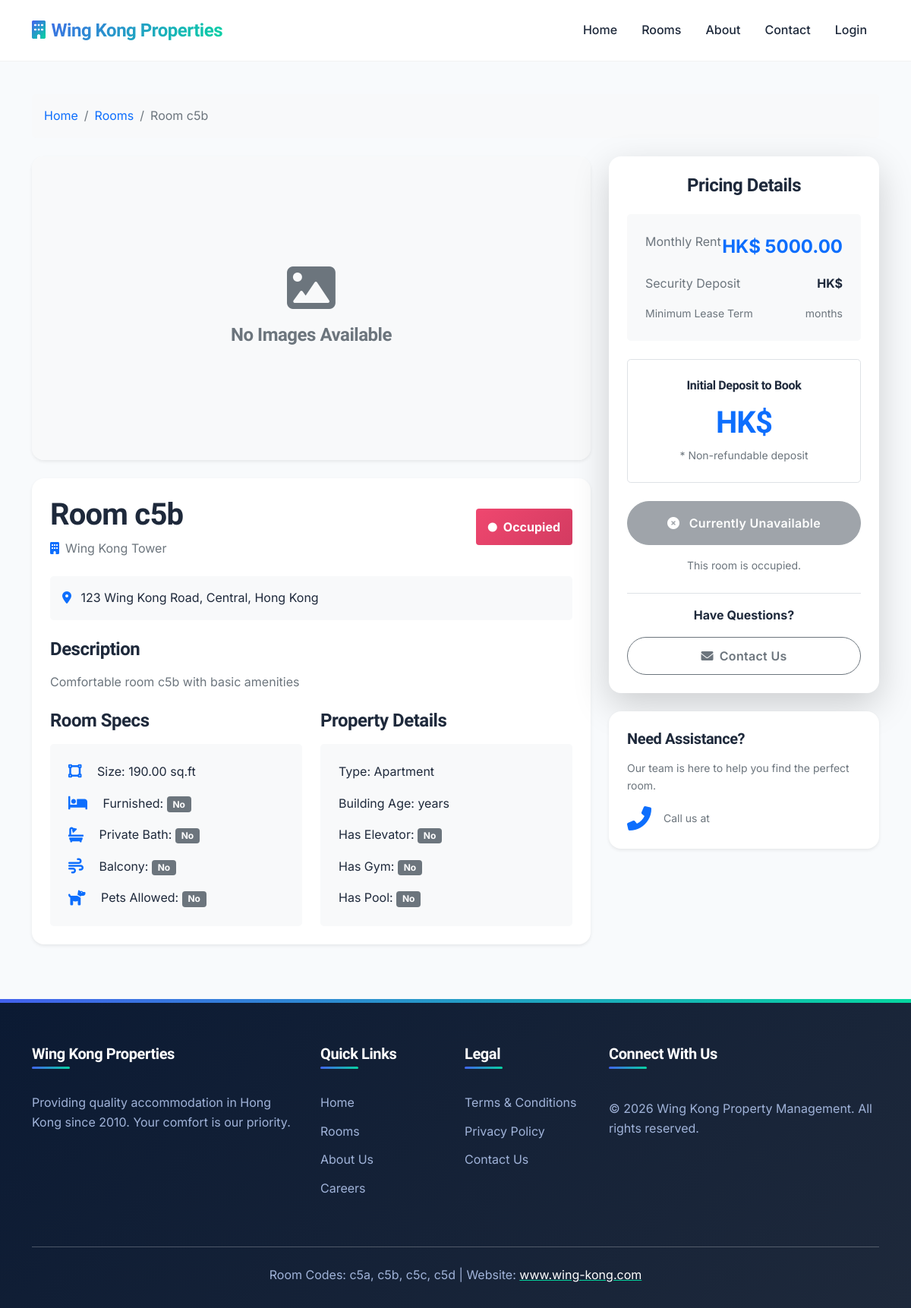
/rooms/c5b/, run on an earlier commit of the app's database.
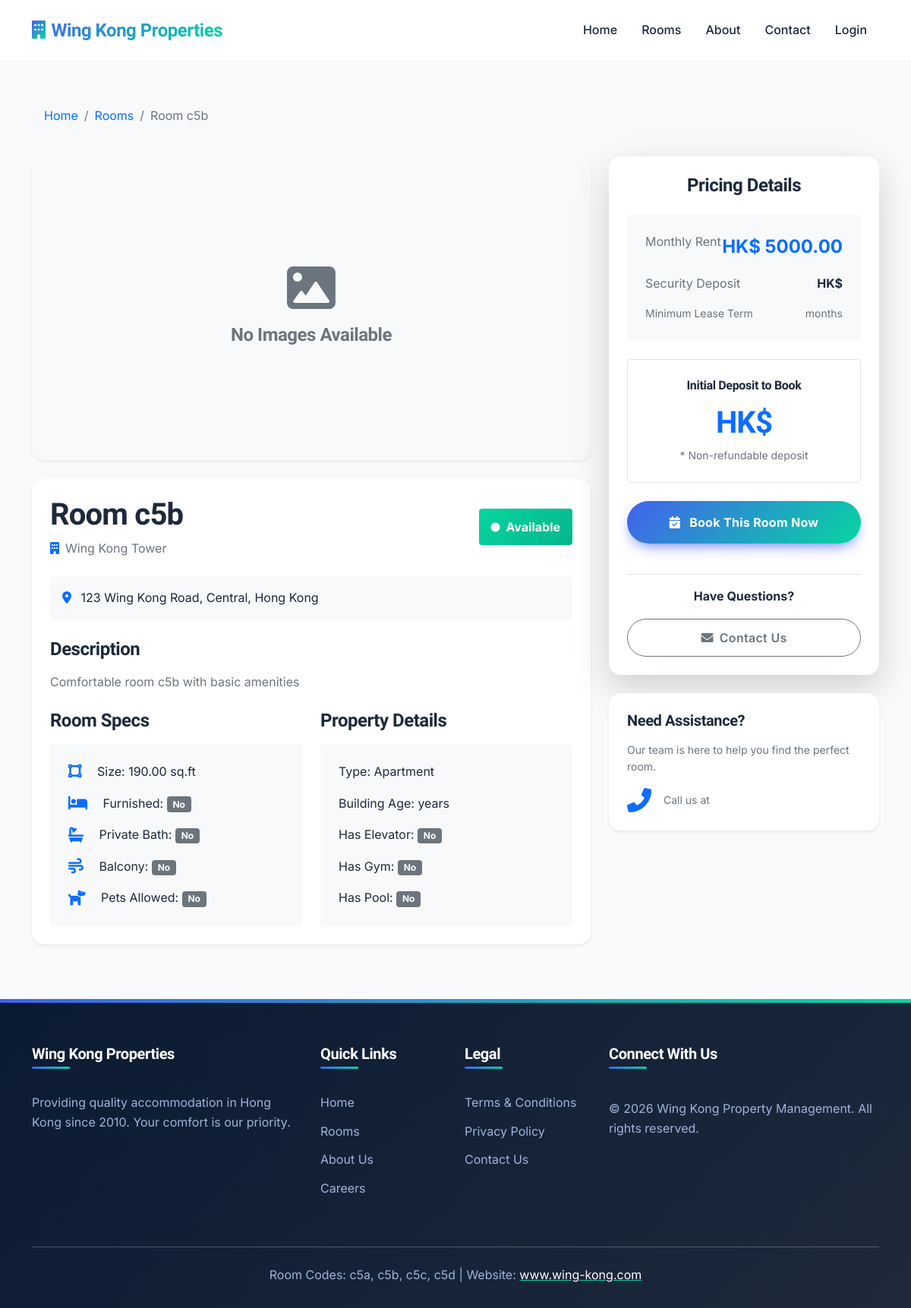
And on a later commit of the database.
### properties/models.py (models this page shows, shortened)
class Room(models.Model):
    ROOM_STATUS = [
        ('available', 'Available'),  # Ready for booking
        ('reserved', 'Reserved'),  # Booking confirmed, deposit paid
        ('occupied', 'Occupied'),  # Tenant actively living there
        ('maintenance', 'Under Maintenance'),  # Being repaired/cleaned
        ('temporary', 'Temporary Stay'),  # Short-term temporary occupancy
        ('cleaning', 'Being Cleaned'),  # Between tenants, being cleaned
    ]
    property = models.ForeignKey(Property, on_delete=models.CASCADE, related_name='rooms')
    room_code = models.CharField(max_length=10, unique=True)  # c5a, c5b, etc.
    room_number = models.CharField(max_length=20)
    description = models.TextField(blank=True)
    monthly_rent = models.DecimalField(max_digits=10, decimal_places=2, validators=[MinValueValidator(Decimal('0.01'))])
    deposit_amount = models.DecimalField(max_digits=10, decimal_places=2, default=2500.00)
    status = models.CharField(max_length=20, choices=ROOM_STATUS, default='available')
    post_ad_price = models.DecimalField(
        max_digits=10, decimal_places=2,
        null=True, blank=True,
        help_text="Price advertised to public (for rent increase detection)"
    )
    size_sqft = models.DecimalField(max_digits=8, decimal_places=2, null=True, blank=True)
    has_private_bathroom = models.BooleanField(default=False)
    has_balcony = models.BooleanField(default=False)
    created_at = models.DateTimeField(auto_now_add=True)
    updated_at = models.DateTimeField(auto_now=True)
    class Meta:
        ordering = ['room_code']

class Property(models.Model):
    PROPERTY_TYPES = [
        ('apartment', 'Apartment'),
        ('building', 'Building'),
    ]
    name = models.CharField(max_length=200)
    address = models.TextField()
    address_chinese = models.TextField(null=True, blank=True)
    property_type = models.CharField(max_length=20, choices=PROPERTY_TYPES)
    total_rooms = models.IntegerField()
    created_at = models.DateTimeField(auto_now_add=True)
    updated_at = models.DateTimeField(auto_now=True)

### website/views.py (the view, shortened to what this page needs)
# urls.py: path('rooms/<str:room_code>/', RoomDetailView.as_view(), name='room_detail'),
class RoomDetailView(DetailView):
    model = Room
    template_name = 'website/room_detail.html'
    context_object_name = 'room'
    def get_object(self):
        room_code = self.kwargs.get('room_code')
        return get_object_or_404(
            Room.objects.select_related('property')
            .prefetch_related('room_photos', 'room_videos'),
            room_code=room_code
        )
    def get_context_data(self, **kwargs):
        context = super().get_context_data(**kwargs)
        room = self.object
        config = WebsiteConfig.objects.first()
        property_images = PropertyImage.objects.filter(property=room.property)
        check_in = self.request.GET.get('check_in')
        check_out = self.request.GET.get('check_out')
        is_available = True
        context.update({
            'config': config,
            'property_images': property_images,
            'is_available': is_available,
            'today': timezone.now().date(),
            'min_date': timezone.now().date() + timedelta(days=1),
            'max_date': timezone.now().date() + timedelta(days=365),
        })
        return context

### website/templates/website/room_detail.html (shortened to what the changed rows need)
{% extends "website/base.html" %}
{% block content %}
<div class="container my-5">
    <nav aria-label="breadcrumb" class="mb-4">
        <ol class="breadcrumb bg-light p-3 rounded-3">
            <li class="breadcrumb-item"><a href="{% url 'website:home' %}" class="text-decoration-none">Home</a></li>
            <li class="breadcrumb-item"><a href="{% url 'website:room_list' %}" class="text-decoration-none">Rooms</a></li>
            <li class="breadcrumb-item active" aria-current="page">Room {{ room.room_code }}</li>
        </ol>
    </nav>
    <div class="row g-4">
        <div class="col-lg-8">
            <div class="card border-0 shadow-sm mb-4">
                <div class="card-body p-4">
                    <div class="d-flex flex-wrap justify-content-between align-items-center mb-4">
                        <div>
                            <h1 class="display-6 fw-bold mb-2">Room {{ room.room_code }}</h1>
                            <p class="text-muted mb-0">
                                <i class="fas fa-building me-2 text-primary"></i>{{ room.property.name }}
                            </p>
                        </div>
                        <span class="badge {% if room.status == 'available' %}badge-available{% elif room.status == 'reserved' %}badge-reserved{% else %}badge-occupied{% endif %} fs-6 p-3">
                            <i class="fas fa-circle me-2 fa-xs"></i>{{ room.get_status_display }}
                        </span>
                    </div>
                    <div class="bg-light p-3 rounded-3 mb-4">
                        <i class="fas fa-map-marker-alt text-primary me-2"></i>
                        <span class="fw-semibold">{{ room.property.address }}</span>
                    </div>
                    <h4 class="fw-bold mb-3">Description</h4>
                    <p class="text-muted mb-4">{{ room.description|default:"No detailed description available." }}</p>
                    <div class="row g-4">
                        <div class="col-md-6">
                            <div class="bg-light p-4 rounded-3">
                                <ul class="list-unstyled mb-0">
                                    <li class="mb-3">
                                        <i class="fas fa-vector-square text-primary me-3 fa-lg"></i>
                                        <span class="fw-semibold">Size:</span> {{ room.size_sqft }} sq.ft
                                    </li>
                                    <li class="mb-3">
                                        <i class="fas fa-bed text-primary me-3 fa-lg"></i>
                                        <span class="fw-semibold">Furnished:</span>
                                        {% if room.is_furnished %}
                                        <span class="badge bg-success">Yes</span>
                                        {% else %}
                                        <span class="badge bg-secondary">No</span>
                                        {% endif %}
                                    </li>
                                    <li class="mb-3">
                                        <i class="fas fa-bath text-primary me-3 fa-lg"></i>
                                        <span class="fw-semibold">Private Bath:</span>
                                        {% if room.has_private_bathroom %}
                                        <span class="badge bg-success">Yes</span>
                                        {% else %}
                                        <span class="badge bg-secondary">No</span>
                                        {% endif %}
                                    </li>
                                    <li class="mb-3">
                                        <i class="fas fa-wind text-primary me-3 fa-lg"></i>
                                        <span class="fw-semibold">Balcony:</span>
                                        {% if room.has_balcony %}
                                        <span class="badge bg-success">Yes</span>
                                        {% else %}
                                        <span class="badge bg-secondary">No</span>
                                        {% endif %}
                                    </li>
                                    <li class="mb-0">
                                        <i class="fas fa-dog text-primary me-3 fa-lg"></i>
                                        <span class="fw-semibold">Pets Allowed:</span>
                                        {% if room.property.pets_allowed %}
                                        <span class="badge bg-success">Yes</span>
                                        {% else %}
                                        <span class="badge bg-secondary">No</span>
                                        {% endif %}
                                    </li>
                                </ul>
                            </div>
                        </div>
                        <div class="col-md-6">
                            <div class="bg-light p-4 rounded-3">
                                <ul class="list-unstyled mb-0">
                                    <li class="mb-3">
                                        <span class="fw-semibold">Type:</span>
                                        {{ room.property.get_property_type_display }}
                                    </li>
                                    <li class="mb-3">
                                        <span class="fw-semibold">Building Age:</span>
                                        {{ room.property.building_age_years }} years
                                    </li>
                                    <li class="mb-3">
                                        <span class="fw-semibold">Has Elevator:</span>
                                        {% if room.property.has_elevator %}
                                        <span class="badge bg-success">Yes</span>
                                        {% else %}
                                        <span class="badge bg-secondary">No</span>
                                        {% endif %}
                                    </li>
                                    <li class="mb-3">
                                        <span class="fw-semibold">Has Gym:</span>
                                        {% if room.property.has_gym %}
                                        <span class="badge bg-success">Yes</span>
                                        {% else %}
                                        <span class="badge bg-secondary">No</span>
                                        {% endif %}
                                    </li>
                                    <li class="mb-0">
                                        <span class="fw-semibold">Has Pool:</span>
                                        {% if room.property.has_pool %}
                                        <span class="badge bg-success">Yes</span>
                                        {% else %}
                                        <span class="badge bg-secondary">No</span>
                                        {% endif %}
                                    </li>
                                </ul>
                            </div>
                        </div>
                    </div>
                </div>
            </div>
        </div>
        <div class="col-lg-4">
            <div class="sticky-top" style="top: 100px;">
                <div class="card border-0 shadow-lg mb-4">
                    <div class="card-body p-4">
                        <h4 class="fw-bold text-center mb-4">Pricing Details</h4>
                        <div class="bg-light p-4 rounded-3 mb-4">
                            <div class="d-flex justify-content-between mb-3">
                                <span class="text-muted">Monthly Rent</span>
                                <span class="fw-bold fs-4 text-primary">HK$ {{ room.monthly_rent }}</span>
                            </div>
                            <div class="d-flex justify-content-between mb-3">
                            </div>
                            <div class="d-flex justify-content-between text-muted small">
                            </div>
                        </div>
                        <div class="bg-white p-4 border rounded-3 mb-4 text-center">
                            <h6 class="fw-bold mb-3">Initial Deposit to Book</h6>
                            <h2 class="display-6 fw-bold text-primary mb-2">HK$ {{ config.deposit_amount }}</h2>
                            <p class="text-muted small mb-0">* Non-refundable deposit</p>
                        </div>
                        {% if room.status == 'available' %}
                        <a href="{% url 'website:start_booking' room_code=room.room_code %}"
                            class="btn btn-primary w-100 py-3 fw-bold mb-3">
                            <i class="fas fa-calendar-check me-2"></i> Book This Room Now
                        </a>
                        {% else %}
                        <button class="btn btn-secondary w-100 py-3 disabled mb-3" aria-disabled="true">
                            <i class="fas fa-times-circle me-2"></i> Currently Unavailable
                        </button>
                        <p class="text-center text-muted small mb-0">This room is {{ room.status }}.</p>
                        {% endif %}
                        <div class="mt-4 pt-3 border-top">
                            <p class="fw-bold text-center mb-3">Have Questions?</p>
                            <div class="d-grid gap-2">
                            </div>
                        </div>
                    </div>
                </div>
            </div>
        </div>
    </div>
</div>
{% endblock %}

What changed in the data, as far as the page shows it:
changed Room "Comfortable room c5b with basic amenities": status "Occupied" → "Available"; status "occupied" → (not shown)
Also different on the page:
text no longer shown: "Currently Unavailable This room is ."
text now shown: "Book This Room Now"
